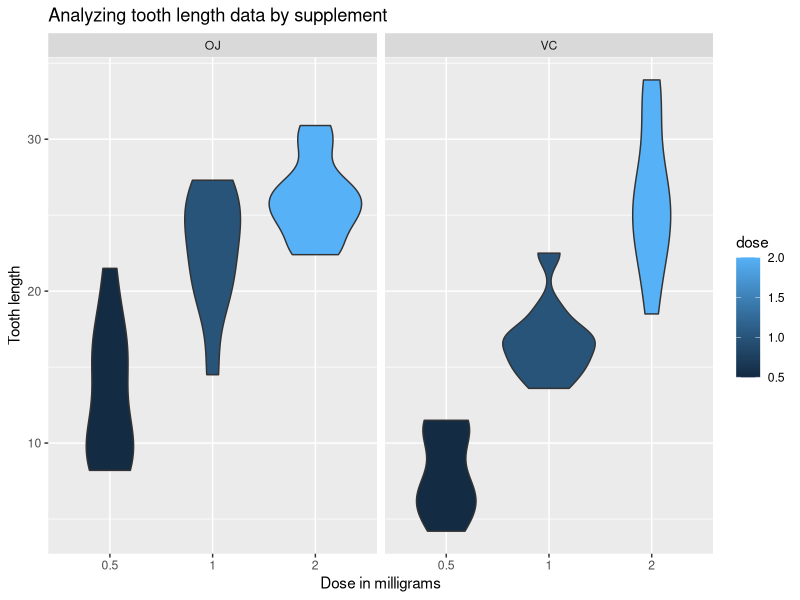
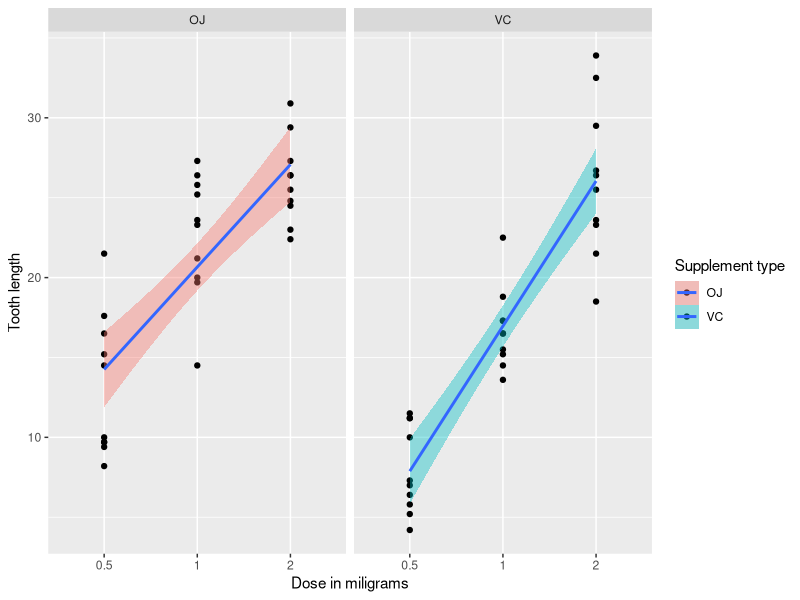
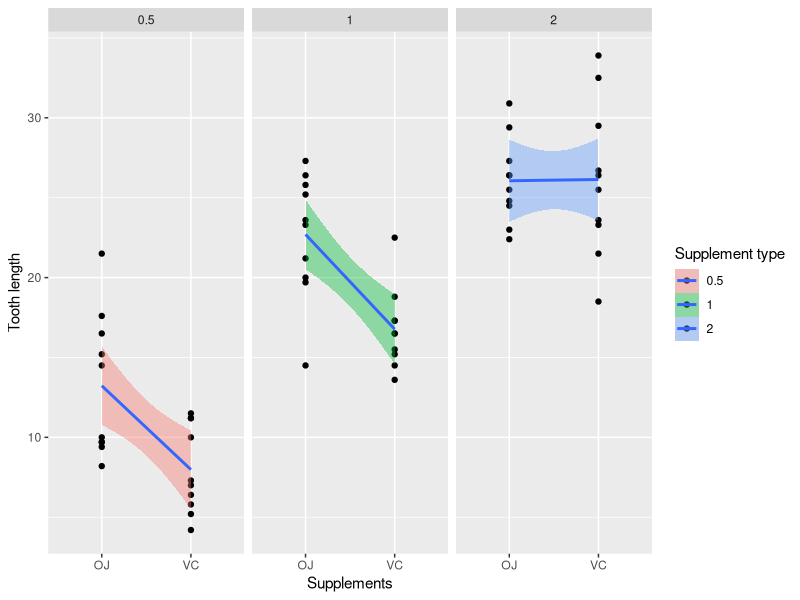
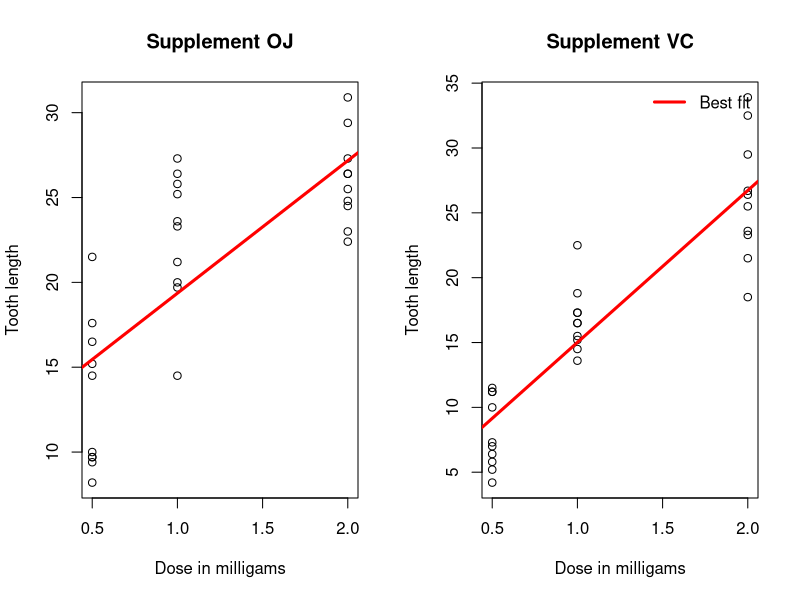

Recreate these plots in R, in order. (Note: this script raises an error after producing the figures.)
## ---- chunk 1
library("ggplot2")
# Load the data
data(ToothGrowth)
data <- ToothGrowth
## ---- chunk 2
 ggplot(data, aes(x=as.factor(dose), y=len, fill=dose))+geom_violin()+facet_grid(.~supp)+
ggtitle("Analyzing tooth length data by supplement")+xlab("Dose in milligrams")+ylab("Tooth length")
## ---- chunk 3
ggplot(data=ToothGrowth, aes(x=as.factor(dose), y=len, fill=supp)) + geom_point(stat="identity",) + 
facet_grid(. ~ supp)  + xlab("Dose in miligrams") + ylab("Tooth length") + 
guides(fill=guide_legend(title="Supplement type"))+stat_smooth(method="lm",aes(group=1))
## ---- chunk 4
ggplot(data=ToothGrowth, aes(x=as.factor(supp), y=len, fill=factor(dose))) + 
geom_point(stat="identity",) + facet_grid(. ~ dose) + xlab("Supplements") + ylab("Tooth length") + 
guides(fill=guide_legend(title="Supplement type"))+stat_smooth(method="lm",aes(group=1))
## ---- chunk 5
dataOJ <- data[data$supp=="OJ",]
fitOJ <- lm(dataOJ$len ~ dataOJ$dose)
summary(fitOJ)
confint(fitOJ) 
## ---- chunk 6
dataVC <- data[data$supp=="VC",]
fitVC <- lm(dataVC$len ~ dataVC$dose)

summary(fitVC)
confint(fitVC)
## ---- chunk 7
par(mfrow=c(1,2))
plot(dataOJ$dose, dataOJ$len, xlab = "Dose in milligams", ylab="Tooth length", main="Supplement OJ")
abline(fitOJ, lwd=3, col="red")
plot(dataVC$dose, dataVC$len, xlab = "Dose in milligams", ylab="Tooth length", main="Supplement VC")
abline(fitVC, lwd=3, col="red")
legend('topright',c("Best fit"), col=c("red"), lty=c(1), bty="n", lwd=c(3))
## ---- chunk 8
t.test(data$len[data$dose==2], data$len[data$dose==1], paired = FALSE, var.equal = FALSE)
t.test(data$len[data$dose==2], data$len[data$dose==0.5], paired = FALSE, var.equal = FALSE)
t.test(data$len[data$dose==1], data$len[data$dose==0.5], paired = FALSE, var.equal = FALSE)
## ---- chunk 9
t.test(len~supp, data=data, paired=FALSE, var.equal = FALSE) 
